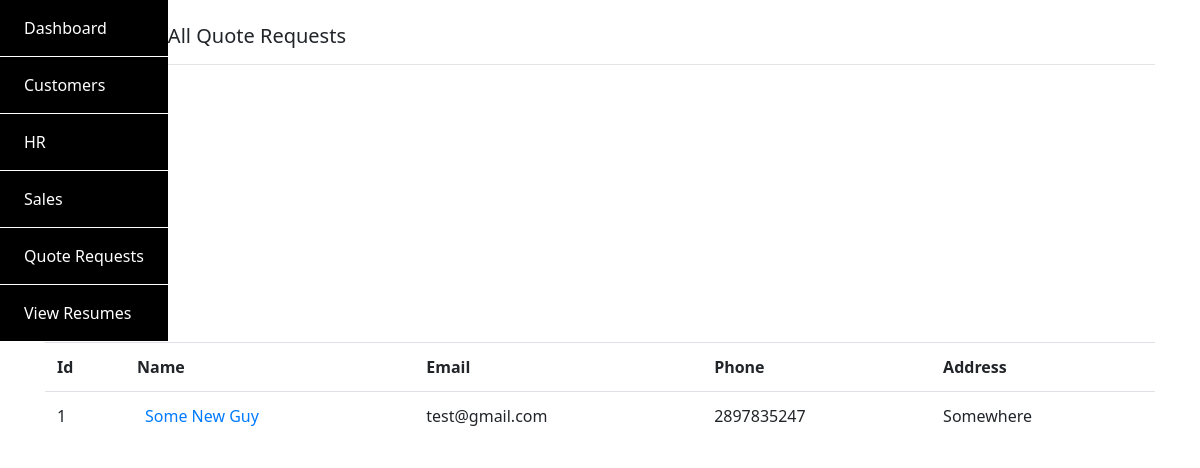
Screenshot of /view-resumes/ with the database file from the repository.
### SiteApp/models.py (models this page shows, shortened)
class DriverResume(models.Model):
    first_name = models.CharField(max_length=50)
    middle_name = models.CharField(max_length=50, blank=True)
    last_name = models.CharField(max_length=50)
    address = models.CharField(max_length=100)
    contact = models.BigIntegerField()
    email = models.EmailField()
    experience = models.TextField()  # provide all your experiences
    cover_letter = models.TextField()
    references = models.TextField()
    def get_absolute_url(self):
        return reverse('view_resume', args=[self.id])

### SiteApp/views.py (the view)
# urls.py: path('view-resumes/', views.ViewDriverResumes, name='view_resumes'),
def ViewDriverResumes(request):
    resumes = DriverResume.objects.all()
    return render(request, 'SiteApp/list_driver_resumes.html', {'resumes': resumes})

### SiteApp/Templates/SiteApp/list_driver_resumes.html (shortened to what this page needs)
{% extends "backend_base.html" %}
{% block content  %}
<div class="container py-4">
	<h5>All Quote Requests </h5>
	<hr>
	<table class="table">
		<tr>
			<th>Id</th>
			<th>Name</th>
			<th>Email</th>
			<th>Phone</th>
			<th>Address</th>
		</tr>
		{% for resume in resumes %}
		<tr>
			<td><span>{{resume.id}}</span></td>
			<td><a href="{{resume.get_absolute_url }}"><span class="ml-2">{{resume.first_name}}</span>  <span>{{resume.last_name}}</span></a></td>
			<td><span>{{resume.email}}</span></td>
			<td><span>{{resume.contact}}</span></td>
			<td><span>{{resume.address}}</span></td>
		</tr>
		{% endfor %}
	</table>
</div>
{% endblock %}

### SiteApp/static/SiteApp/css/style.css (style rules this page uses)
* { font-family: "Noto Sans", sans-serif; transition: all ease-in 0.2s; }

### rows the page displays
DriverResume: id "1", first_name "Some", last_name "New Guy", email "test@gmail.com", contact "2897835247", address "Somewhere"
